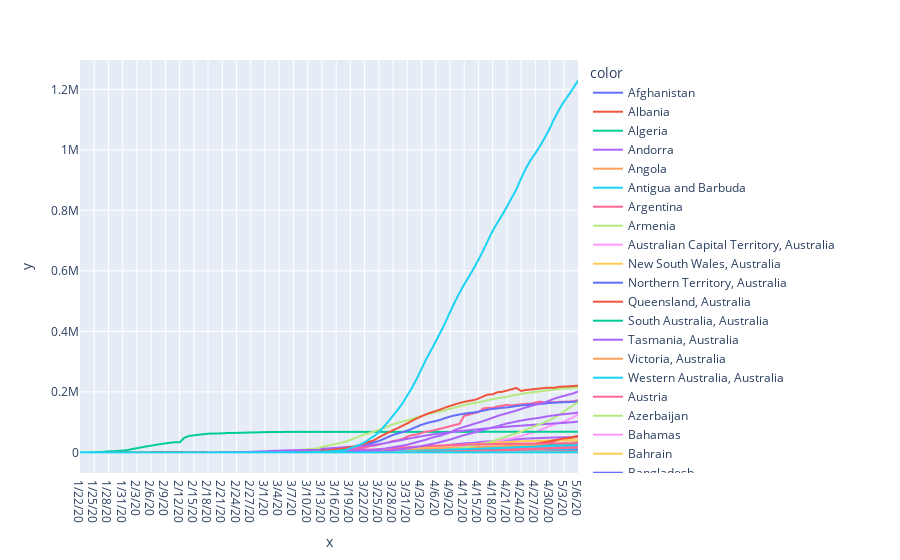

The notebook cell this image was saved under:
### Code cell
fig = go.Figure(data=[go.Table(
    cells=dict(values=[date,place,confirmed_cases]))
])
# fig.show()

fig = px.line(x=date,
             y=confirmed_cases,
             color=place)
fig.show()
